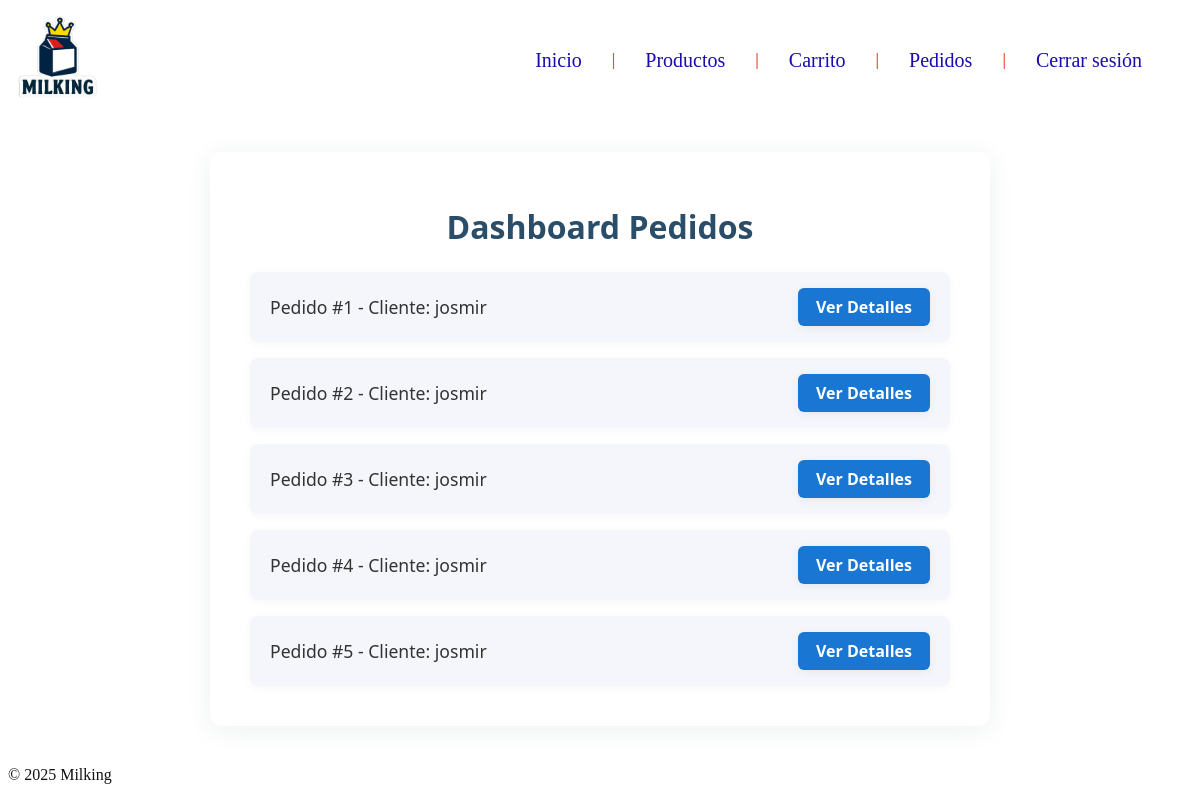
Page /pedidos/ (signed in) on the earlier database version.
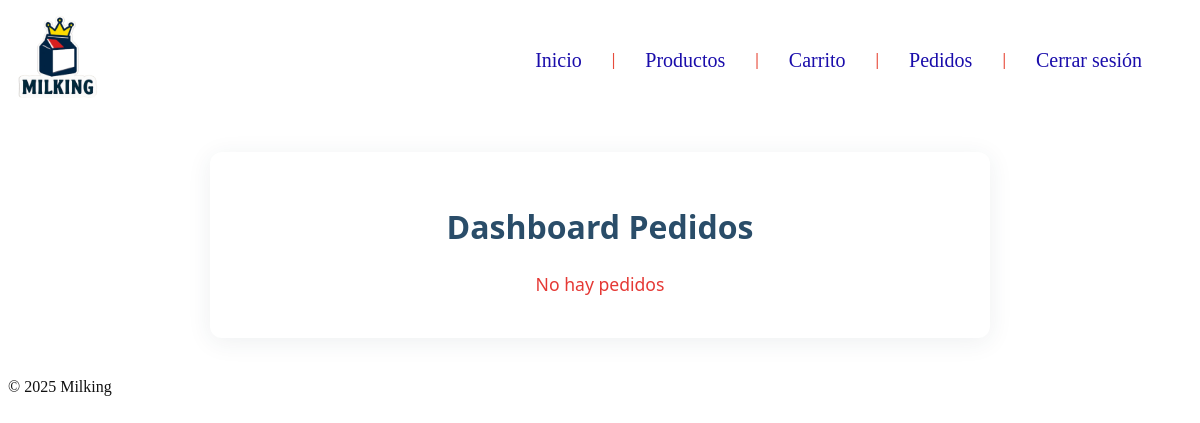
Same page on the later database version.
### Cliente/pedidos/models.py (models this page shows, shortened)
class Pedido(models.Model):
    id_pedido = models.AutoField(primary_key=True)
    nombre_cliente = models.CharField(max_length=50)
    fecha = models.DateTimeField(default=timezone.now)
    estado_envio = models.CharField(max_length=50)
    id_metodo = models.ForeignKey('MetodoPago', on_delete=models.CASCADE)
    direccion_envio = models.CharField(max_length=200, blank=True, null=True)
    telefono_envio = models.CharField(max_length=20, blank=True, null=True)
    referencia_envio = models.CharField(max_length=200, blank=True, null=True)

### Cliente/pedidos/Controller/pedidoController.py (the view)
# urls.py: path('', pedidoController.dashboard_pedidos, name='dashboard_pedidos'),  # Dashboard con lista de pedidos
def dashboard_pedidos(request):
    usuario = request.user
    cliente = usuario.cliente
    pedidos = Pedido.objects.filter(
        nombre_cliente=cliente.nombre_cliente
    ).order_by('fecha')
    pedidos_enumerados = []
    for index, pedido in enumerate(pedidos, 1):
        pedido.numero_visual = index  # Agrega un número secuencial al pedido
        pedidos_enumerados.append(pedido)
    return render(request, 'pedidos/dashboard.html', {
        'pedidos': pedidos_enumerados
    })

### Cliente/pedidos/templates/pedidos/dashboard.html (shortened to what this page needs)
{% extends 'base.html' %}
{% load static %}
{% block extra_css %}
<link rel="stylesheet" href="{% static 'pedidos/dashboard.css' %}">
{% endblock %}
{% block content %}
<div class="dashboard-page">
    <h1>Dashboard Pedidos</h1>
    {% if pedidos %}
        <ul>
        {% for pedido in pedidos %}
            <li>
                <span class="pedido-info">
                    Pedido #{{ pedido.numero_visual }} - Cliente: {{ pedido.nombre_cliente }}
                </span>
                <a href="{% url 'pedidos:detalle_pedido' pedido.id_pedido %}" class="detalle-btn">
                    Ver Detalles
                </a>
            </li>
        {% endfor %}
        </ul>
    {% else %}
        <p>No hay pedidos</p>
    {% endif %}
</div>
{% endblock %}

Differences in the rows shown:
removed Pedido: numero_visual "1", nombre_cliente "josmir"
removed Pedido: numero_visual "2", nombre_cliente "josmir"
removed Pedido: numero_visual "3", nombre_cliente "josmir"
removed Pedido: numero_visual "4", nombre_cliente "josmir"
removed Pedido: numero_visual "5", nombre_cliente "josmir"
Other differences:
text now shown: "No hay pedidos"
